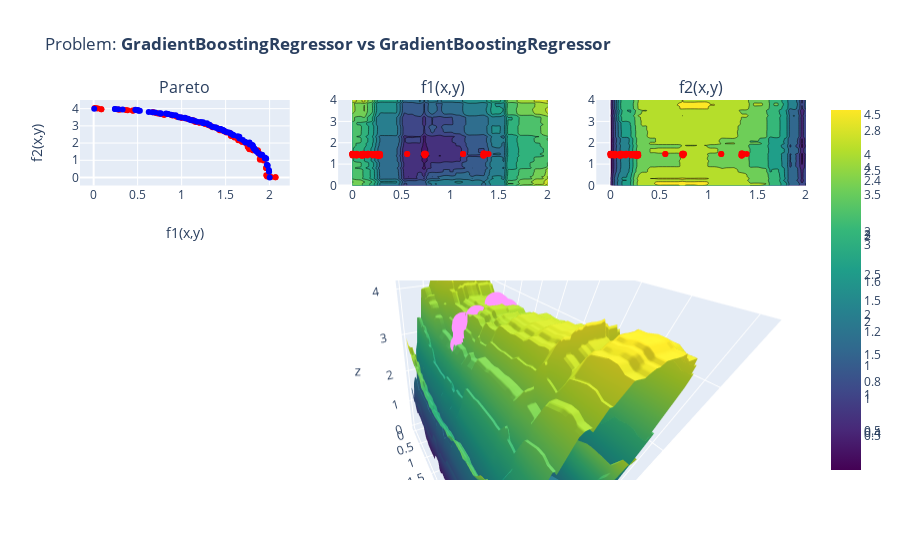

Notebook cell for this chart:
### Markdown cell above
### *Plotting objectives and search space for the last iteration of tuning
- Red points are Pare front from the hypothesis.
- Blue points are non-dominated solutions from evaluated points. Set of the best solutions available for this iteration.

**if the dimension of problem and objective space is 2*

### Code cell
if OBJ==2 and DIM == 2:
    # Plot last population from TutorModel   
    X, y = gen.return_X_y()
    X = X.reset_index()
    y = y.reset_index()
    
    best_experiments = go.Scatter(x=y.loc[ndf[0],:].f1.values,
                         y=y.loc[ndf[0],:].f2.values,
                         mode='markers',
                         name=u'Dataset. Not-dominated results ',
                         showlegend=False,
                         line=dict(color='blue')
                         )
    
    solver = tutor.solution.solver.values[0]
    fig = plot_mo(solver.problem, solver.population)
    fig.add_trace(best_experiments, row=1, col=1)
    plotly.offline.iplot(fig)
